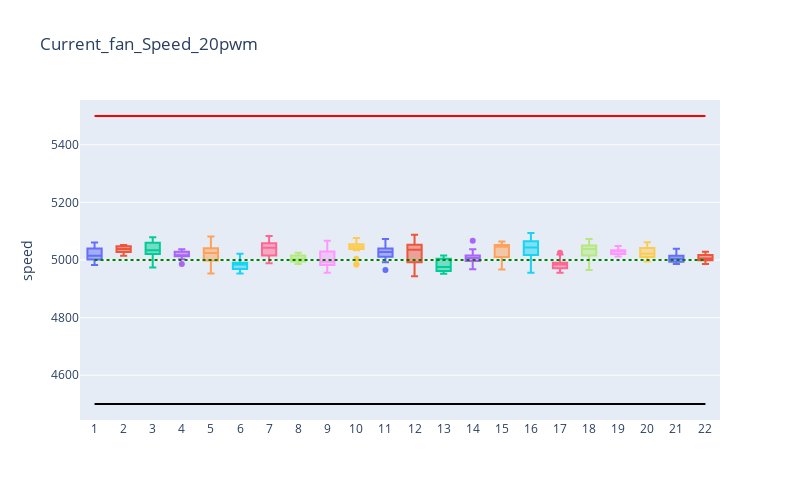

Notebook source saved alongside this figure:
### Code cell
box_plot(Current_fan_Speed_20pwm,upper_limit=5500,lower_limit=4500,
                 nominal=5000,name='Current_fan_Speed_20pwm',plot_data='speed')

### Figure 1 — Plotly figure (JSON) as saved in the notebook; plotly's stock layout.template omitted (floating-point values rounded to 4 significant figures)
{"data": [{"name": "1", "showlegend": false, "type": "box", "y": [5036, 5043, 5061, 5019, 5046, 5025, 5001, 5055, 5001, 5013, 5013, 5016, 4986, 5003, 5011, 4983]}, {"name": "2", "showlegend": false, "type": "box", "y": [5040, 5043, 5052, 5046, 5034, 5049, 5049, 5037, 5025, 5025, 5031, 5049, 5025, 5015, 5035, 5043]}, {"name": "3", "showlegend": false, "type": "box", "y": [5017, 5034, 4986, 4974, 5031, 5019, 5061, 5034, 5022, 5061, 5079, 5061, 5058, 5051, 5032, 5037]}, {"name": "4", "showlegend": false, "type": "box", "y": [5036, 4986, 5013, 5016, 5016, 5016, 5016, 5007, 5016, 5013, 5031, 5037, 5037, 5003, 5026, 5016]}, {"name": "5", "showlegend": false, "type": "box", "y": [5024, 5028, 5064, 5082, 5025, 5001, 5004, 4959, 5025, 4995, 5061, 5046, 4953, 4985, 5035, 5019]}, {"name": "6", "showlegend": false, "type": "box", "y": [5004, 4965, 4986, 4971, 4992, 4986, 4983, 5022, 4953, 4977, 4989, 5004, 4971, 4967, 4963, 4986]}, {"name": "7", "showlegend": false, "type": "box", "y": [5064, 4989, 5025, 5043, 5046, 5076, 5007, 4995, 5073, 5052, 5016, 5046, 5016, 5042, 5083, 5016]}, {"name": "8", "showlegend": false, "type": "box", "y": [5017, 5001, 4992, 5025, 5016, 5001, 5016, 4986, 5004, 5004, 4995, 5025, 5004, 4994, 5014, 4986]}, {"name": "9", "showlegend": false, "type": "box", "y": [5059, 4992, 4989, 4956, 5067, 4983, 5043, 5046, 4995, 4983, 4986, 5016, 4983, 4973, 5005, 5016]}, {"name": "10", "showlegend": false, "type": "box", "y": [5069, 5058, 5049, 5046, 5049, 5043, 5055, 5004, 5034, 4984, 5076, 5055, 5046, 4984, 5044, 5043]}, {"name": "11", "showlegend": false, "type": "box", "y": [5060, 5031, 5004, 5073, 5037, 5025, 5016, 5049, 5022, 5043, 4992, 5007, 5016, 5033, 5032, 4965]}, {"name": "12", "showlegend": false, "type": "box", "y": [5045, 5049, 5037, 4989, 5028, 4995, 5088, 4944, 4953, 5067, 5034, 5016, 5073, 5057, 4963, 5043]}, {"name": "13", "showlegend": false, "type": "box", "y": [5007, 4974, 4992, 4956, 4974, 5016, 4962, 4989, 5004, 4962, 4956, 5004, 4977, 4952, 5014, 4971]}, {"name": "14", "showlegend": false, "type": "box", "y": [5016, 5013, 4998, 5004, 4995, 5025, 4968, 5067, 4998, 5016, 5037, 4995, 4971, 5006, 5008, 5016]}, {"name": "15", "showlegend": false, "type": "box", "y": [5049, 5046, 5043, 5001, 5019, 4985, 5055, 5058, 5046, 4977, 5064, 5046, 5037, 4967, 5056, 5049]}, {"name": "16", "showlegend": false, "type": "box", "y": [5087, 5094, 5064, 5073, 5067, 5049, 5043, 4956, 5001, 5043, 5052, 5019, 5031, 5033, 5011, 5016]}, {"name": "17", "showlegend": false, "type": "box", "y": [5017, 4971, 4986, 4986, 4986, 4971, 4995, 5019, 4956, 4983, 4986, 5025, 4962, 4973, 4966, 4983]}, {"name": "18", "showlegend": false, "type": "box", "y": [5061, 5049, 5055, 5052, 4998, 5043, 5016, 5004, 5016, 5034, 5043, 4965, 5046, 5024, 5026, 5073]}, {"name": "19", "showlegend": false, "type": "box", "y": [5039, 5022, 5031, 5016, 5034, 5019, 5034, 5031, 5019, 5022, 5034, 5049, 5028, 5012, 5029, 5031]}, {"name": "20", "showlegend": false, "type": "box", "y": [5062, 5034, 5037, 4995, 5025, 5046, 5022, 5004, 5046, 5013, 5013, 5007, 5016, 5003, 5056, 5022]}, {"name": "21", "showlegend": false, "type": "box", "y": [5039, 5004, 5004, 5007, 4986, 5025, 5022, 4992, 4998, 5001, 4995, 5037, 5007, 4991, 5008, 4989]}, {"name": "22", "showlegend": false, "type": "box", "y": [5020, 5001, 4986, 4986, 5013, 5004, 4989, 5016, 5019, 5007, 5001, 5016, 5001, 4997, 5029, 5019]}, {"line": {"color": "red"}, "mode": "lines", "showlegend": false, "type": "scatter", "x": [1, 22], "y": [5500, 5500]}, {"line": {"color": "black"}, "mode": "lines", "showlegend": false, "type": "scatter", "x": [1, 22], "y": [4500, 4500]}, {"line": {"color": "green", "dash": "dot"}, "mode": "lines", "showlegend": false, "type": "scatter", "x": [1, 22], "y": [5000, 5000]}], "layout": {"height": 500, "title": {"text": "Current_fan_Speed_20pwm"}, "width": 800, "yaxis": {"title": {"text": "speed"}}}}
